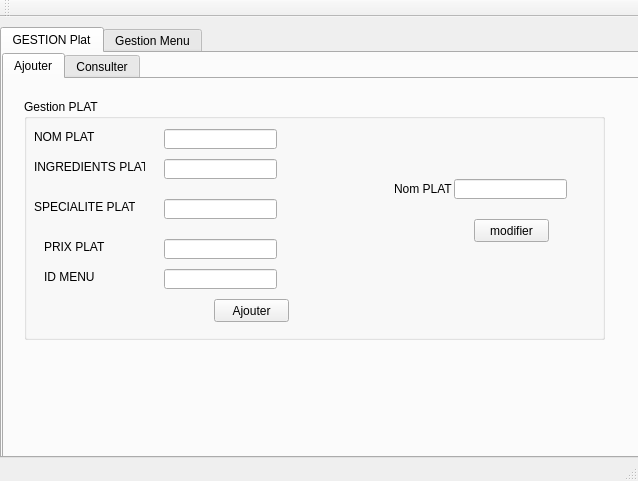
<?xml version="1.0" encoding="UTF-8"?>
<ui version="4.0">
 <class>MainWindow</class>
 <widget class="QMainWindow" name="MainWindow">
  <property name="geometry">
   <rect>
    <x>0</x>
    <y>0</y>
    <width>638</width>
    <height>481</height>
   </rect>
  </property>
  <property name="windowTitle">
   <string>Gestion des Clients</string>
  </property>
  <widget class="QWidget" name="centralWidget">
   <widget class="QTabWidget" name="tabWidget">
    <property name="geometry">
     <rect>
      <x>0</x>
      <y>10</y>
      <width>651</width>
      <height>431</height>
     </rect>
    </property>
    <property name="currentIndex">
     <number>0</number>
    </property>
    <widget class="QWidget" name="tab">
     <attribute name="title">
      <string>GESTION Plat</string>
     </attribute>
     <widget class="QGroupBox" name="groupBox">
      <property name="geometry">
       <rect>
        <x>20</x>
        <y>20</y>
        <width>581</width>
        <height>241</height>
       </rect>
      </property>
      <property name="title">
       <string>Gestion PLAT</string>
      </property>
      <widget class="QLabel" name="label">
       <property name="geometry">
        <rect>
         <x>10</x>
         <y>30</y>
         <width>81</width>
         <height>16</height>
        </rect>
       </property>
       <property name="text">
        <string>NOM PLAT</string>
       </property>
      </widget>
      <widget class="QLabel" name="label_2">
       <property name="geometry">
        <rect>
         <x>10</x>
         <y>60</y>
         <width>111</width>
         <height>16</height>
        </rect>
       </property>
       <property name="text">
        <string>INGREDIENTS PLAT</string>
       </property>
      </widget>
      <widget class="QLabel" name="label_3">
       <property name="geometry">
        <rect>
         <x>10</x>
         <y>100</y>
         <width>101</width>
         <height>16</height>
        </rect>
       </property>
       <property name="text">
        <string>SPECIALITE PLAT</string>
       </property>
      </widget>
      <widget class="QLineEdit" name="lineEdit">
       <property name="geometry">
        <rect>
         <x>140</x>
         <y>30</y>
         <width>113</width>
         <height>20</height>
        </rect>
       </property>
      </widget>
      <widget class="QLineEdit" name="lineEdit_2">
       <property name="geometry">
        <rect>
         <x>140</x>
         <y>60</y>
         <width>113</width>
         <height>20</height>
        </rect>
       </property>
      </widget>
      <widget class="QLineEdit" name="lineEdit_3">
       <property name="geometry">
        <rect>
         <x>140</x>
         <y>100</y>
         <width>113</width>
         <height>20</height>
        </rect>
       </property>
      </widget>
      <widget class="QPushButton" name="pushButton">
       <property name="geometry">
        <rect>
         <x>190</x>
         <y>200</y>
         <width>75</width>
         <height>23</height>
        </rect>
       </property>
       <property name="text">
        <string>Ajouter</string>
       </property>
      </widget>
      <widget class="QLineEdit" name="lineEdit7">
       <property name="geometry">
        <rect>
         <x>430</x>
         <y>80</y>
         <width>113</width>
         <height>20</height>
        </rect>
       </property>
       <property name="text">
        <string/>
       </property>
      </widget>
      <widget class="QPushButton" name="pushButton_3">
       <property name="geometry">
        <rect>
         <x>450</x>
         <y>120</y>
         <width>75</width>
         <height>23</height>
        </rect>
       </property>
       <property name="text">
        <string>modifier</string>
       </property>
      </widget>
      <widget class="QLabel" name="label_7">
       <property name="geometry">
        <rect>
         <x>370</x>
         <y>80</y>
         <width>91</width>
         <height>20</height>
        </rect>
       </property>
       <property name="text">
        <string>Nom PLAT</string>
       </property>
      </widget>
      <widget class="QLineEdit" name="lineEdit_4">
       <property name="geometry">
        <rect>
         <x>140</x>
         <y>140</y>
         <width>113</width>
         <height>20</height>
        </rect>
       </property>
      </widget>
      <widget class="QLabel" name="label_4">
       <property name="geometry">
        <rect>
         <x>20</x>
         <y>140</y>
         <width>101</width>
         <height>16</height>
        </rect>
       </property>
       <property name="text">
        <string>PRIX PLAT</string>
       </property>
      </widget>
      <widget class="QLineEdit" name="lineEdit_5">
       <property name="geometry">
        <rect>
         <x>140</x>
         <y>170</y>
         <width>113</width>
         <height>20</height>
        </rect>
       </property>
      </widget>
      <widget class="QLabel" name="label_5">
       <property name="geometry">
        <rect>
         <x>20</x>
         <y>170</y>
         <width>101</width>
         <height>16</height>
        </rect>
       </property>
       <property name="text">
        <string>ID MENU</string>
       </property>
      </widget>
     </widget>
     <widget class="QTabWidget" name="tabWidget_2">
      <property name="geometry">
       <rect>
        <x>0</x>
        <y>0</y>
        <width>651</width>
        <height>431</height>
       </rect>
      </property>
      <property name="currentIndex">
       <number>0</number>
      </property>
      <widget class="QWidget" name="tab_3">
       <attribute name="title">
        <string>Ajouter</string>
       </attribute>
       <widget class="QGroupBox" name="groupBox_2">
        <property name="geometry">
         <rect>
          <x>20</x>
          <y>20</y>
          <width>581</width>
          <height>241</height>
         </rect>
        </property>
        <property name="title">
         <string>Gestion PLAT</string>
        </property>
        <widget class="QLabel" name="label_6">
         <property name="geometry">
          <rect>
           <x>10</x>
           <y>30</y>
           <width>81</width>
           <height>16</height>
          </rect>
         </property>
         <property name="text">
          <string>NOM PLAT</string>
         </property>
        </widget>
        <widget class="QLabel" name="label_8">
         <property name="geometry">
          <rect>
           <x>10</x>
           <y>60</y>
           <width>111</width>
           <height>16</height>
          </rect>
         </property>
         <property name="text">
          <string>INGREDIENTS PLAT</string>
         </property>
        </widget>
        <widget class="QLabel" name="label_9">
         <property name="geometry">
          <rect>
           <x>10</x>
           <y>100</y>
           <width>101</width>
           <height>16</height>
          </rect>
         </property>
         <property name="text">
          <string>SPECIALITE PLAT</string>
         </property>
        </widget>
        <widget class="QLineEdit" name="lineEdit_6">
         <property name="geometry">
          <rect>
           <x>140</x>
           <y>30</y>
           <width>113</width>
           <height>20</height>
          </rect>
         </property>
        </widget>
        <widget class="QLineEdit" name="lineEdit_7">
         <property name="geometry">
          <rect>
           <x>140</x>
           <y>60</y>
           <width>113</width>
           <height>20</height>
          </rect>
         </property>
        </widget>
        <widget class="QLineEdit" name="lineEdit_8">
         <property name="geometry">
          <rect>
           <x>140</x>
           <y>100</y>
           <width>113</width>
           <height>20</height>
          </rect>
         </property>
        </widget>
        <widget class="QPushButton" name="pushButton_2">
         <property name="geometry">
          <rect>
           <x>190</x>
           <y>200</y>
           <width>75</width>
           <height>23</height>
          </rect>
         </property>
         <property name="text">
          <string>Ajouter</string>
         </property>
        </widget>
        <widget class="QLineEdit" name="lineEdit7_2">
         <property name="geometry">
          <rect>
           <x>430</x>
           <y>80</y>
           <width>113</width>
           <height>20</height>
          </rect>
         </property>
         <property name="text">
          <string/>
         </property>
        </widget>
        <widget class="QPushButton" name="pushButton_6">
         <property name="geometry">
          <rect>
           <x>450</x>
           <y>120</y>
           <width>75</width>
           <height>23</height>
          </rect>
         </property>
         <property name="text">
          <string>modifier</string>
         </property>
        </widget>
        <widget class="QLabel" name="label_10">
         <property name="geometry">
          <rect>
           <x>370</x>
           <y>80</y>
           <width>91</width>
           <height>20</height>
          </rect>
         </property>
         <property name="text">
          <string>Nom PLAT</string>
         </property>
        </widget>
        <widget class="QLineEdit" name="lineEdit_9">
         <property name="geometry">
          <rect>
           <x>140</x>
           <y>140</y>
           <width>113</width>
           <height>20</height>
          </rect>
         </property>
        </widget>
        <widget class="QLabel" name="label_11">
         <property name="geometry">
          <rect>
           <x>20</x>
           <y>140</y>
           <width>101</width>
           <height>16</height>
          </rect>
         </property>
         <property name="text">
          <string>PRIX PLAT</string>
         </property>
        </widget>
        <widget class="QLineEdit" name="lineEdit_10">
         <property name="geometry">
          <rect>
           <x>140</x>
           <y>170</y>
           <width>113</width>
           <height>20</height>
          </rect>
         </property>
        </widget>
        <widget class="QLabel" name="label_12">
         <property name="geometry">
          <rect>
           <x>20</x>
           <y>170</y>
           <width>101</width>
           <height>16</height>
          </rect>
         </property>
         <property name="text">
          <string>ID MENU</string>
         </property>
        </widget>
       </widget>
      </widget>
      <widget class="QWidget" name="tab_4">
       <attribute name="title">
        <string>Consulter</string>
       </attribute>
       <widget class="QTableView" name="tableView_2">
        <property name="geometry">
         <rect>
          <x>20</x>
          <y>10</y>
          <width>591</width>
          <height>281</height>
         </rect>
        </property>
       </widget>
       <widget class="QLineEdit" name="textDelete_3">
        <property name="geometry">
         <rect>
          <x>380</x>
          <y>300</y>
          <width>113</width>
          <height>20</height>
         </rect>
        </property>
       </widget>
       <widget class="QLabel" name="label_17">
        <property name="geometry">
         <rect>
          <x>310</x>
          <y>300</y>
          <width>91</width>
          <height>20</height>
         </rect>
        </property>
        <property name="text">
         <string>NOM PLAT </string>
        </property>
       </widget>
       <widget class="QPushButton" name="pushButton_7">
        <property name="geometry">
         <rect>
          <x>510</x>
          <y>300</y>
          <width>75</width>
          <height>23</height>
         </rect>
        </property>
        <property name="text">
         <string>Supprimer</string>
        </property>
       </widget>
       <widget class="QPushButton" name="pushButton_8">
        <property name="geometry">
         <rect>
          <x>510</x>
          <y>330</y>
          <width>75</width>
          <height>23</height>
         </rect>
        </property>
        <property name="text">
         <string>Rechercher</string>
        </property>
       </widget>
       <widget class="QLineEdit" name="textDelete_4">
        <property name="geometry">
         <rect>
          <x>380</x>
          <y>330</y>
          <width>113</width>
          <height>20</height>
         </rect>
        </property>
       </widget>
       <widget class="QLabel" name="label_18">
        <property name="geometry">
         <rect>
          <x>290</x>
          <y>330</y>
          <width>91</width>
          <height>20</height>
         </rect>
        </property>
        <property name="text">
         <string>Specialité plat:</string>
        </property>
       </widget>
      </widget>
     </widget>
    </widget>
    <widget class="QWidget" name="tab_2">
     <attribute name="title">
      <string>Gestion Menu</string>
     </attribute>
     <widget class="QTabWidget" name="tabWidget_3">
      <property name="geometry">
       <rect>
        <x>0</x>
        <y>0</y>
        <width>651</width>
        <height>431</height>
       </rect>
      </property>
      <property name="currentIndex">
       <number>1</number>
      </property>
      <widget class="QWidget" name="tab_5">
       <attribute name="title">
        <string>Ajouter</string>
       </attribute>
       <widget class="QGroupBox" name="groupBox_3">
        <property name="geometry">
         <rect>
          <x>20</x>
          <y>20</y>
          <width>581</width>
          <height>241</height>
         </rect>
        </property>
        <property name="title">
         <string>Gestion Menu</string>
        </property>
        <widget class="QLabel" name="label_13">
         <property name="geometry">
          <rect>
           <x>10</x>
           <y>30</y>
           <width>81</width>
           <height>16</height>
          </rect>
         </property>
         <property name="text">
          <string>DATE MENU:</string>
         </property>
        </widget>
        <widget class="QLabel" name="label_14">
         <property name="geometry">
          <rect>
           <x>10</x>
           <y>60</y>
           <width>111</width>
           <height>16</height>
          </rect>
         </property>
         <property name="text">
          <string>NOM MENU:</string>
         </property>
        </widget>
        <widget class="QLabel" name="label_15">
         <property name="geometry">
          <rect>
           <x>10</x>
           <y>100</y>
           <width>101</width>
           <height>16</height>
          </rect>
         </property>
         <property name="text">
          <string>CATEGORIE MENU:</string>
         </property>
        </widget>
        <widget class="QLineEdit" name="lineEdit_12">
         <property name="geometry">
          <rect>
           <x>140</x>
           <y>60</y>
           <width>113</width>
           <height>20</height>
          </rect>
         </property>
        </widget>
        <widget class="QPushButton" name="pushButton_9">
         <property name="geometry">
          <rect>
           <x>130</x>
           <y>140</y>
           <width>75</width>
           <height>23</height>
          </rect>
         </property>
         <property name="text">
          <string>Ajouter</string>
         </property>
        </widget>
        <widget class="QLineEdit" name="lineEdit7_3">
         <property name="geometry">
          <rect>
           <x>430</x>
           <y>80</y>
           <width>113</width>
           <height>20</height>
          </rect>
         </property>
         <property name="text">
          <string/>
         </property>
        </widget>
        <widget class="QPushButton" name="pushButton_10">
         <property name="geometry">
          <rect>
           <x>450</x>
           <y>120</y>
           <width>75</width>
           <height>23</height>
          </rect>
         </property>
         <property name="text">
          <string>modifier</string>
         </property>
        </widget>
        <widget class="QLabel" name="label_16">
         <property name="geometry">
          <rect>
           <x>370</x>
           <y>80</y>
           <width>91</width>
           <height>20</height>
          </rect>
         </property>
         <property name="text">
          <string>ID:</string>
         </property>
        </widget>
        <widget class="QComboBox" name="comboBox">
         <property name="geometry">
          <rect>
           <x>150</x>
           <y>100</y>
           <width>62</width>
           <height>22</height>
          </rect>
         </property>
         <item>
          <property name="text">
           <string>Entrée</string>
          </property>
         </item>
         <item>
          <property name="text">
           <string>Suite</string>
          </property>
         </item>
         <item>
          <property name="text">
           <string>Dessert</string>
          </property>
         </item>
         <item>
          <property name="text">
           <string>Boissons</string>
          </property>
         </item>
        </widget>
        <widget class="QDateEdit" name="lineEdit_11">
         <property name="geometry">
          <rect>
           <x>140</x>
           <y>30</y>
           <width>110</width>
           <height>22</height>
          </rect>
         </property>
        </widget>
       </widget>
      </widget>
      <widget class="QWidget" name="tab_6">
       <attribute name="title">
        <string>Consulter</string>
       </attribute>
       <widget class="QTableView" name="tableView_3">
        <property name="geometry">
         <rect>
          <x>20</x>
          <y>10</y>
          <width>591</width>
          <height>281</height>
         </rect>
        </property>
       </widget>
       <widget class="QLineEdit" name="textDelete_5">
        <property name="geometry">
         <rect>
          <x>380</x>
          <y>300</y>
          <width>113</width>
          <height>20</height>
         </rect>
        </property>
       </widget>
       <widget class="QLabel" name="label_21">
        <property name="geometry">
         <rect>
          <x>350</x>
          <y>300</y>
          <width>91</width>
          <height>20</height>
         </rect>
        </property>
        <property name="text">
         <string>ID</string>
        </property>
       </widget>
       <widget class="QPushButton" name="pushButton_11">
        <property name="geometry">
         <rect>
          <x>510</x>
          <y>300</y>
          <width>75</width>
          <height>23</height>
         </rect>
        </property>
        <property name="text">
         <string>Supprimer</string>
        </property>
       </widget>
      </widget>
     </widget>
    </widget>
   </widget>
  </widget>
  <widget class="QMenuBar" name="menuBar">
   <property name="geometry">
    <rect>
     <x>0</x>
     <y>0</y>
     <width>638</width>
     <height>22</height>
    </rect>
   </property>
  </widget>
  <widget class="QToolBar" name="mainToolBar">
   <attribute name="toolBarArea">
    <enum>TopToolBarArea</enum>
   </attribute>
   <attribute name="toolBarBreak">
    <bool>false</bool>
   </attribute>
  </widget>
  <widget class="QStatusBar" name="statusBar"/>
 </widget>
 <layoutdefault spacing="6" margin="11"/>
 <resources/>
 <connections/>
</ui>
